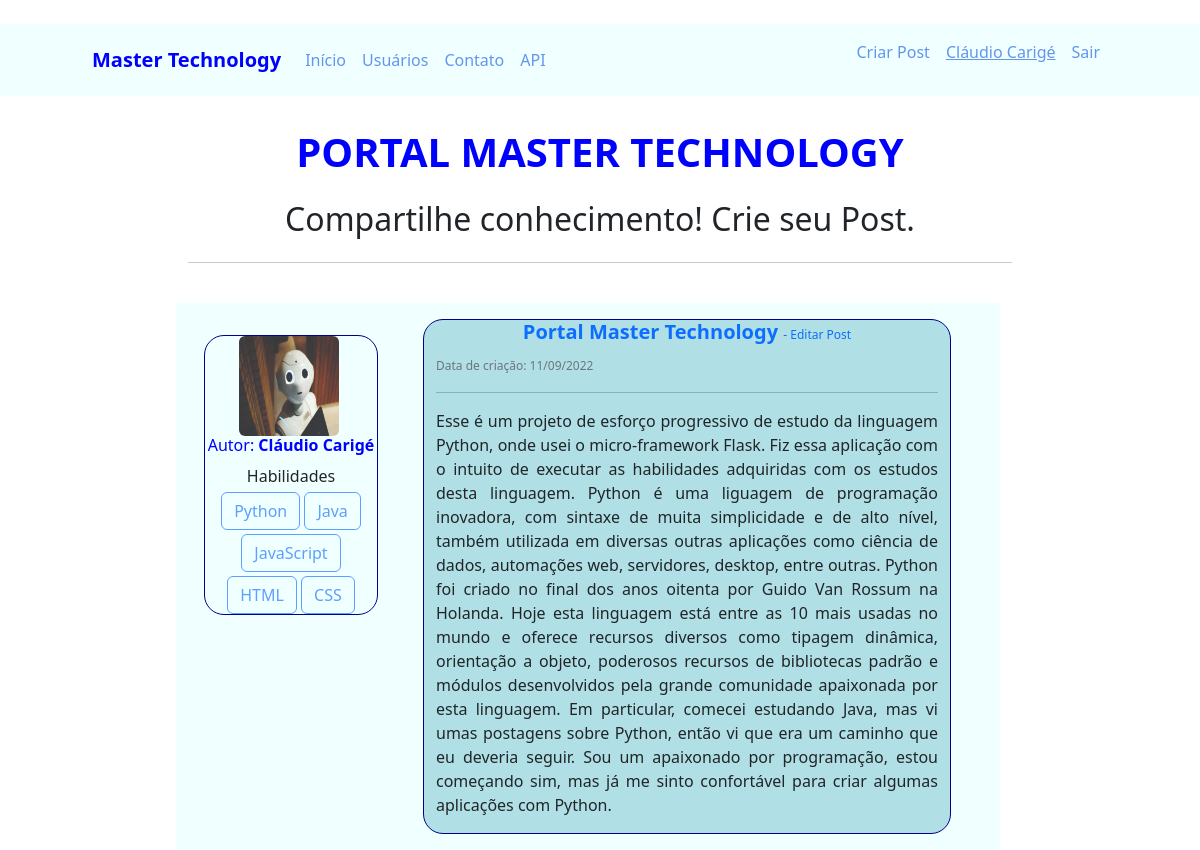
/ (signed in), run on the app's committed database.
### mastertechnology/models.py (models this page shows, shortened)
class Usuarios(db.Model, UserMixin):
    id = db.Column(db.Integer, primary_key=True)
    username = db.Column(db.String, unique=True, nullable=False)
    email = db.Column(db.String, unique=True, nullable=False)
    senha = db.Column(db.String, nullable=False)
    foto_perfil = db.Column(db.String, default='default.jpg')
    postagens = db.relationship('Postagens', backref='autor', lazy=True)
    linguagem = db.Column(db.String, nullable=False, default="Não informado")

class Postagens(db.Model):
    id = db.Column(db.Integer, primary_key=True)
    titulo = db.Column(db.String, nullable=False)
    corpo_post = db.Column(db.Text, nullable=False)
    data_criacao = db.Column(db.DateTime, nullable=False, default=datetime.utcnow)
    id_usuario = db.Column(db.Integer, db.ForeignKey('usuarios.id'), nullable=False)

### mastertechnology/links.py (the view)
@app.route("/", methods=['GET', 'POST'])
def home():
    posts = Postagens.query.order_by(Postagens.id.desc())
    return render_template('home.html', posts=posts)

### mastertechnology/models.py (called while the page is built)
@login_usuario.user_loader
def load_usuario(id_usuario):
    return Usuarios.query.get(int(id_usuario))

### mastertechnology/templates/home.html
{% extends 'base.html' %}
{% block body %}
<div class=" mt-2 col-md-8" style="margin:0 auto; ">
    <h1 class="mt-2 " style="text-align:center">
        <strong style="color:blue">PORTAL MASTER TECHNOLOGY</strong>
    </h1>
    <h2 class="p-3 "  style="text-align:center ">Compartilhe conhecimento! Crie seu Post.</h2>
    <div class=" row mt-0 p-0 ">
    <hr>
    {% for post in posts %}
        <div class=" row mt-4 p-3  meupost ">
          <div class="col col-3">
              <div class=" posthome post mt-3 " style="text-align:center" >
                  <div class="image pe-1">
                      <img src="{{ url_for('static', filename='fotos_perfil/{}'.format(post.autor.foto_perfil)) }}"
                       class="rounded" width="100">
                  </div>
                  <div>
                     <h6 class="" style="color: blue">Autor: <strong>{{ post.autor.username }}</strong></h6>
                     Habilidades<br>
                     {% if 'Não informado' not in post.autor.linguagem %}
                         {% for curso in post.autor.linguagem.split(';') %}
                            <button type="button" class="btn btn-outline-primary mt-1" disabled>{{curso}}</button>
                         {% endfor %}
                     {% else %}
                         <p><strong>Nenhuma</strong></p>
                     {% endif %}
                 </div>
              </div>
          </div>
          <div class="posthome container col col-8 mt-0 meupost2">
             <div>
               <a style="text-decoration: none" href="{{ url_for('exibir_post', post_id=post.id)}}">
                   <h5 style="text-align:center"  ><strong>{{ post.titulo }} </strong>
                    <small title="Editar Post" style="font-size: 12px">- Editar Post</small>
                   </h5>
               </a>  <small class="text-muted" style="font-size: 12px" >
                 Data de criação: {{ post.data_criacao.strftime('%d/%m/%Y')}}</small>
               <hr>
             </div>
              <p style='text-align:justify' >{{ post.corpo_post }}</p>
          </div>
        </div>
    {% endfor %}
</div>
{% endblock %}

### mastertechnology/templates/navbar.html (shortened to what this page needs)
<nav class="navbar navbar-expand-lg   cabecalho menu__lista">
  <div class="container-fluid container ">
    <a class="navbar-brand" href="{{ url_for('home') }}"><strong style="color:blue">Master Technology</strong> </a>
    <div class="collapse navbar-collapse" id="navbarSupportedContent">
      <ul class="navbar-nav me-auto mb-2 mb-lg-0">
        <li class="nav-item">
          <a class="nav-link" href="{{ url_for('home') }}" style="color: cornflowerblue">Início</a>
        </li>
        <li class="nav-item">
          <a class="nav-link" href="{{ url_for('usuarios') }}" style="color: cornflowerblue">Usuários</a>
        </li>
        <li class="nav-item">
          <a class="nav-link" href="{{ url_for('contato') }}" style="color: cornflowerblue">Contato</a>
        </li>
        <li class="nav-item">
          <a class="nav-link" href="{{ url_for('consulta') }}" style="color: cornflowerblue">API</a>
        </li>
      </ul>
      <ul class = "d_flex navbar-nav ">
         {% if current_user.is_authenticated%}
            <li class="nav-item">
              <a class="nav-link" href="{{ url_for('criar_post') }}" style="color: cornflowerblue">Criar Post</a>
            </li>
            <li class="nav-item">
                {% if current_user.is_authenticated %}
                   <a class="nav-link" href="{{ url_for('perfil') }}" style="color: cornflowerblue">
                       <p title="Editar perfil"><u>{{"{}".format(current_user.username)}}</u></p>
                   </a>
                {% endif %}
            </li>
            <li class="nav-item">
              <a class="nav-link small" href="{{ url_for('sair') }}" style="color: cornflowerblue">Sair</a>
            </li>
         {% endif %}
      </ul>
    </div>
  </div>
</nav>

### mastertechnology/static/css/main.css (style rules this page uses)
.meupost { background: azure !important; }
.meupost2 { background: powderblue !important; }
.cabecalho { align-items: center; background: azure; display: inline-block; justify-content: space-between; padding-left: 5rem; padding-right: 5rem; position: fixed; z-index: 5; width: 100%; }
.menu__lista { display: flex; margin-right: 4rem; }
.posthome { border-radius: 20px; border: 1px solid darkblue; }

### data on the page
Usuarios: username "Cláudio Carigé"
Postagens: foto_perfil (placeholder picture), autor.username "Cláudio Carigé", curso "Python" "Java" "JavaScript" "HTML" "CSS", titulo "Portal Master Technology", data_criacao "11/09/2022", corpo_post "Esse é um projeto de esforço progressivo de estudo da linguagem Python, onde usei o micro-framework Flask. Fiz essa aplicação com o intuito de executar as habilidades adquiridas com os estudos desta linguagem. Python é uma liguagem de programação inovadora, com sintaxe de muita simplicidade e de alto nível, também utilizada em diversas outras aplicações como ciência de dados, automações web, servidores, desktop, entre outras. Python foi criado no final dos anos oitenta por Guido Van Rossum na Holanda. Hoje esta linguagem está entre as 10 mais usadas no mundo e oferece recursos diversos como tipagem dinâmica, orientação a objeto, poderosos recursos de bibliotecas padrão e módulos…"
